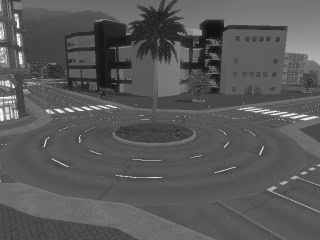
#> input picture frame 150 of background.mp4, 320 x 240 px, given in place of 322.mp4, which was not available
$ jupyter execute main.ipynb   (text cells are left out)
#> lines starting #> are read from the running program, lines starting #| are printed output that depends on the picture
[cell 1]
import numpy as np
import cv2 as cv
import time
import svd

[cell 2]
def video_to_matrix(
    path,
    resize_factor=0.5,
    frame_step=3,
    max_frames=300,
    dtype=np.float32,
    return_info=False,
):
    """Load video and convert to A with shape (pixels, frames)."""
#> called with path = '322.mp4', resize_factor = 0.5, frame_step = 1, return_info = True
    if resize_factor <= 0:
        raise ValueError("resize_factor must be > 0")
    if frame_step < 1:
        raise ValueError("frame_step must be >= 1")

    video = cv.VideoCapture(path)
    if not video.isOpened():
        raise FileNotFoundError(f"Cannot open video: {path}")

    src_fps = float(video.get(cv.CAP_PROP_FPS))
    if src_fps <= 0:
        src_fps = 25.0

    src_h = int(video.get(cv.CAP_PROP_FRAME_HEIGHT))
    src_w = int(video.get(cv.CAP_PROP_FRAME_WIDTH))
    src_frame_count = int(video.get(cv.CAP_PROP_FRAME_COUNT))

    frames = []
    frame_idx = 0
    while True:
        ok, frame = video.read()
#> frame is the input picture: shape (240, 320, 3); min 11, max 255, mean 88.8
        if not ok:
            break

        if frame_idx % frame_step == 0:
            gray = cv.cvtColor(frame, cv.COLOR_BGR2GRAY)
            if resize_factor != 1.0:
                gray = cv.resize(
                    gray,
                    None,
                    fx=resize_factor,
                    fy=resize_factor,
                    interpolation=cv.INTER_AREA,
                )
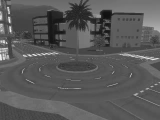
#> gray: shape (120, 160); min 16, max 244, mean 88.9
            frames.append(gray)
            if max_frames is not None and len(frames) >= max_frames:
                break

        frame_idx += 1

    video.release()

    if not frames:
        raise ValueError("No frames were read from video")

    frames = np.asarray(frames, dtype=dtype)
    frame_shape = frames.shape[1:]
    A = frames.reshape(frames.shape[0], -1).T
    effective_fps = src_fps / frame_step

    info = {
        "source_shape": (src_h, src_w),
        "source_frames": src_frame_count,
        "source_fps": src_fps,
        "resize_factor": resize_factor,
        "frame_step": frame_step,
        "used_frames": int(A.shape[1]),
        "matrix_shape": tuple(A.shape),
        "dtype": str(A.dtype),
        "effective_fps": effective_fps,
    }

    if return_info:
        return A, frame_shape, float(effective_fps), info
    return A, frame_shape, float(effective_fps)


VIDEO_PATH = "322.mp4"
RESIZE_FACTOR = 0.5
FRAME_STEP = 1
MAX_FRAMES = None
DTYPE = np.float32

A, frame_shape, fps, load_info = video_to_matrix(
    VIDEO_PATH,
    resize_factor=RESIZE_FACTOR,
    frame_step=FRAME_STEP,
    max_frames=MAX_FRAMES,
    dtype=DTYPE,
    return_info=True,
)

num_pixels, num_frames = A.shape
data_summary = {
    "A_shape": A.shape,
    "frame_shape": frame_shape,
    "fps": fps,
    "load_info": load_info,
}
data_summary


$ run again, starting later in the video
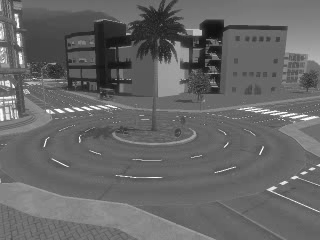
#> input picture frame 675 of background.mp4, 320 x 240 px, given in place of 322.mp4, which was not available
#> in video_to_matrix, frame is the input picture: shape (240, 320, 3); min 15, max 255, mean 102.9
#> in video_to_matrix, `gray = cv.resize( gray, None, fx=resize_factor, fy=resize_factor, inte..`:
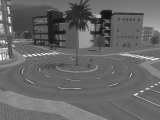
#> gray: shape (120, 160); min 17, max 252, mean 103
